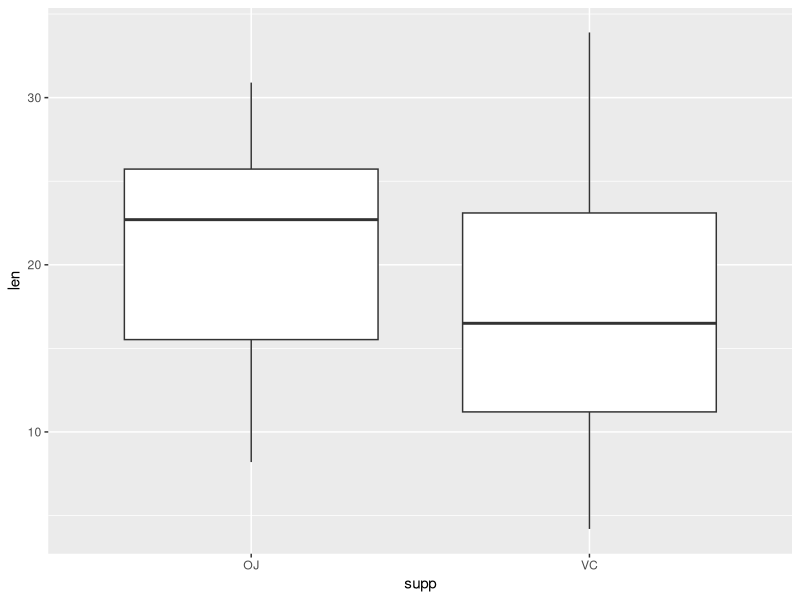
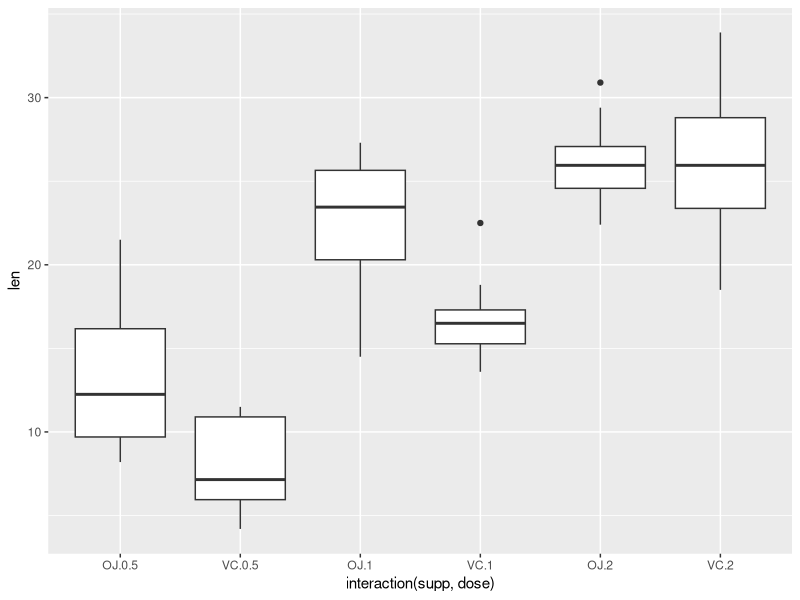

The R source for these figures, in order:
## ---- chunk 1
library(datasets) 
library(ggplot2)
data(ToothGrowth) 
summary(ToothGrowth)

ggplot(ToothGrowth, aes(x=supp, y=len)) + geom_boxplot()
ggplot(ToothGrowth, aes(x=interaction(supp, dose), y=len)) + geom_boxplot()
## ---- chunk 2
OJTest <- ToothGrowth[ToothGrowth$supp=="OJ", "len"]
VCTest <- ToothGrowth[ToothGrowth$supp=="VC", "len"]
lengthChange=OJTest - VCTest 
## ---- chunk 3
lower_bound_ci=mean(lengthChange) - 1.96*sd(lengthChange)/sqrt(length(lengthChange))
upper_bound_ci=mean(lengthChange) + 1.96*sd(lengthChange)/sqrt(length(lengthChange))

## ---- chunk 4
lowOJ <- ToothGrowth[ToothGrowth$supp=="OJ" & ToothGrowth$dose %in% c(0.5,1),"len"] 
lowVC <- ToothGrowth[ToothGrowth$supp=="VC" & ToothGrowth$dose %in% c(0.5,1),"len"]
## ---- chunk 5
alpha<-0.05; 
th<-t.test(lowOJ,lowVC); 
## ---- chunk 6
highOJ<- ToothGrowth[ToothGrowth$supp=="OJ" & ToothGrowth$dose==2,"len"] 
highVC<- ToothGrowth[ToothGrowth$supp=="VC" & ToothGrowth$dose==2,"len"]
th<-t.test(highOJ,highVC); 
